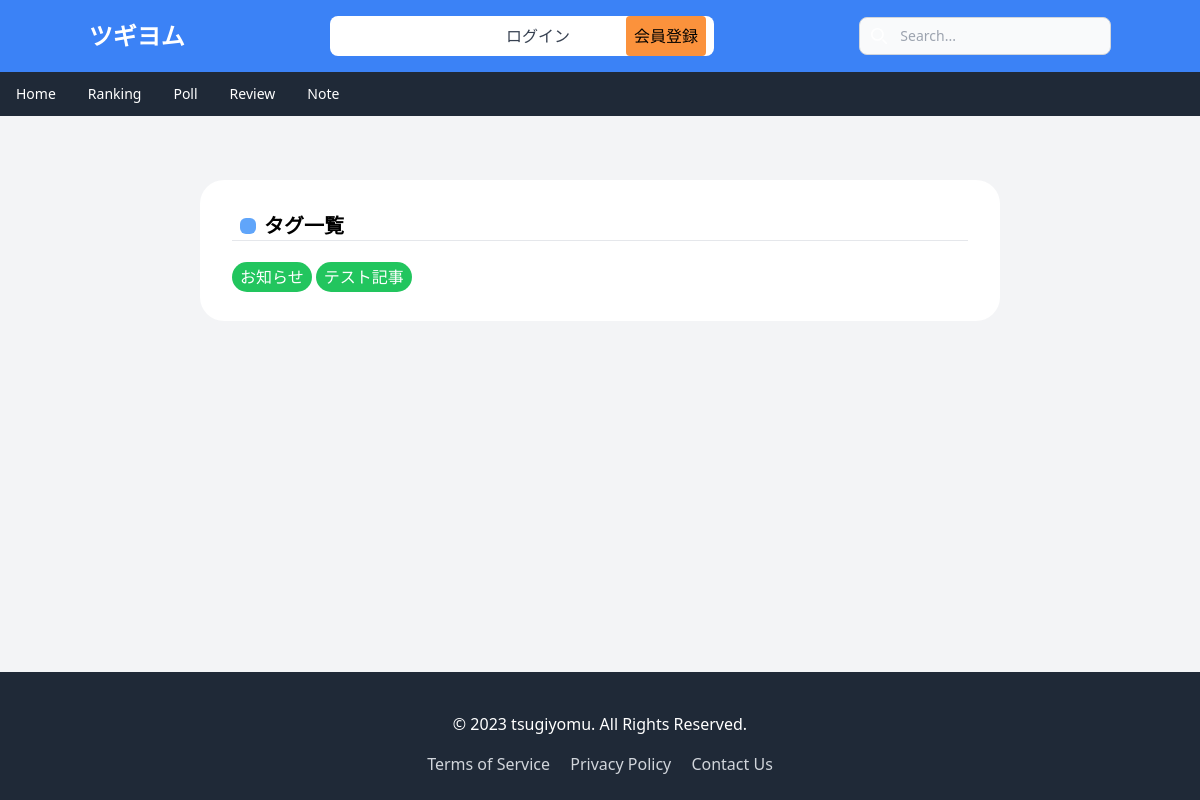
The page /note/tags/ on the database as committed earlier.
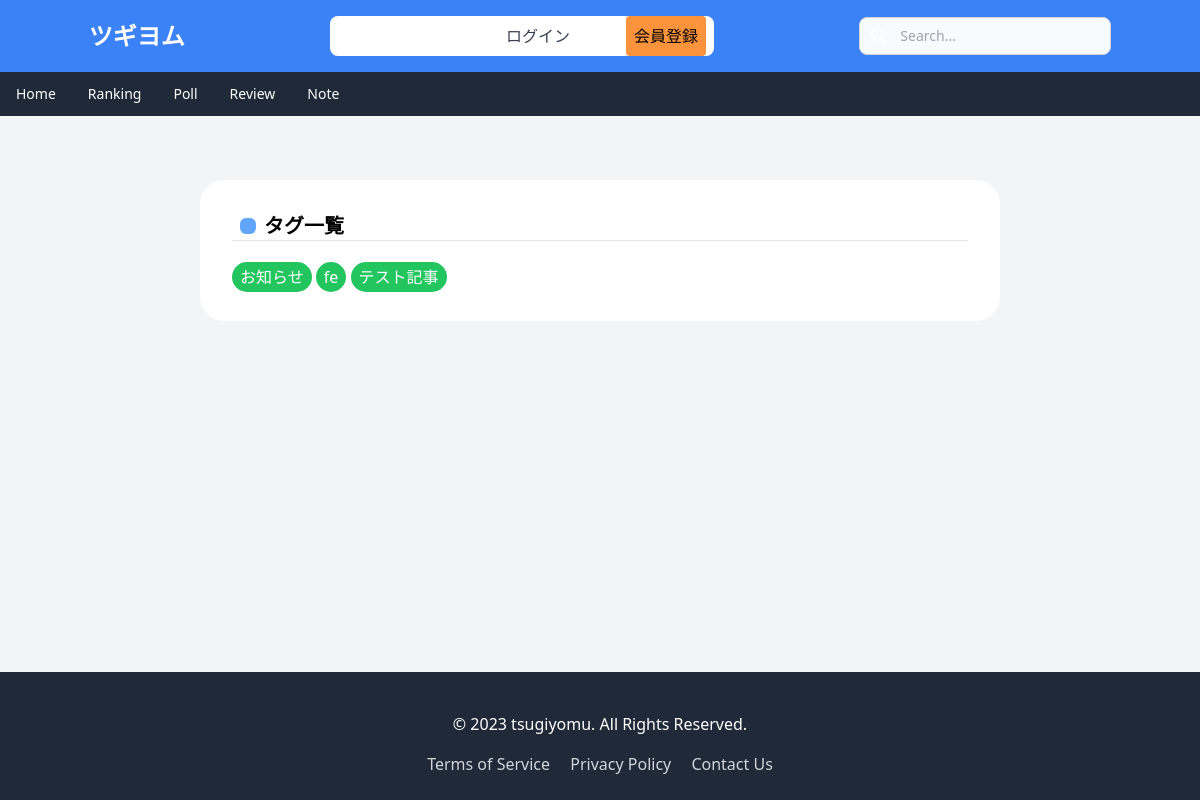
The same page on the database as committed later.
### api/models.py (models this page shows, shortened)
class Tag(models.Model):
    title = models.CharField(max_length=255)

### blog/views.py (the view)
# urls.py: path('tags/',             ShowTagsView.as_view(), name='show_all_tags'),
class ShowTagsView(View):
  def get(self,request):
    tags = Tag.objects.annotate(num_blogs=Count('blog')).order_by('-num_blogs')
    context = {
        'tags': tags,
    }
    return render(request, 'show_all_tags.html', context)
  pass

### blog/templates/show_all_tags.html
{% extends 'base.html' %}
{% block content %}
<div>
  <div class="bg-white w-11/12 md:w-2/3  mx-auto  p-8  my-8 md:my-16 rounded-3xl ">
  <div class="flex items-center">
    <div class="rounded-md inline-block bg-blue-400 w-4 h-4 mx-2"></div>
    <h1 class="text-xl font-bold">タグ一覧</h1>
  </div>
  <hr>
  <br>
  {% for tag in tags %}
    <a class=" bg-green-500 px-2 py-1 rounded-full text-white " href="{url 'show_blog_tag' tag.title}">{{tag.title}}</a>
  {% endfor %}
  </div>
</div>
{% endblock %}

### api/templates/base.html (shortened to what this page needs)
<!DOCTYPE html>
<html lang="ja">
<head>
  <script src="https://cdn.tailwindcss.com"></script>
  <link href="https://cdnjs.cloudflare.com/ajax/libs/font-awesome/5.15.1/css/all.min.css" rel="stylesheet">
</head>
<body class="flex flex-col min-h-screen bg-gray-100 ">
  <nav class="border-gray-200 bg-blue-500">
    <div class="max-w-screen-xl flex flex-wrap items-center justify-around mx-auto p-4">
    <a href="#" class="flex items-center">
        <span class="self-center text-2xl font-semibold whitespace-nowrap text-white">ツギヨム</span>
    </a>
    <div class="flex md:order-2">
      <div class="relative hidden md:block">
        <div class="absolute inset-y-0 left-0 flex items-center pl-3 pointer-events-none">
        </div>
        <form method="get" action="{% url 'search_books' %}" >
          <input type="text" name="q" value="{{ query }}" class="block w-full p-2 pl-10 text-sm text-gray-900 border border-gray-300 rounded-lg bg-gray-50 focus:ring-blue-500 focus:border-blue-500 dark:bg-gray-700 dark:border-gray-600 dark:placeholder-gray-400 dark:text-white dark:focus:ring-blue-500 dark:focus:border-blue-500" placeholder="Search...">
        </form>
        </div>
    </div>
      <div class="items-center justify-end hidden w-full md:flex md:w-auto md:order-1" id="navbar-search">
        <ul class="flex flex-col p-4 md:p-0 mt-4 font-medium border border-gray-100 rounded-lg bg-gray-50 md:flex-row md:space-x-8 md:mt-0 md:border-0 md:bg-white bg-gray-800 md:dark:bg-blue-500 dark:border-gray-700 text-white md:text-black">
          <li>
            <a href="{% url 'about' %}" class="block py-2 px-2 md:text-white rounded  hover:text-bg-blue-300  font-bold  mx-2">ツギヨムとは</a>
          </li>
          {% if request.user.is_authenticated %}
            <li>
              <a href="{% url 'account' %}" class="block py-2 px-2 font-bold  md:text-gray-700 rounded text-gray-900  md:bg-white mx-2">マイページ</a>
            </li>
            <li>
              <a href="{% url 'create_blog' %}" class="block py-2 px-2 font-bold  md:text-gray-700 rounded md:bg-white mx-2">記事を書く</a>
            </li>
          {% else %}
            <li>
              <a href="{% url 'login' %}" class="block py-2 px-2  md:text-gray-700 rounded md:bg-white mx-2 ">ログイン</a>
            </li>
            <li>
              <a href="{% url 'signup' %}" class="block py-2 px-2  rounded  md:bg-orange-400 mx-2">会員登録</a>
            </li>
          {% endif %}
        </ul>
      </div>
    </div>
  </nav>
  <nav class="bg-gray-800">
    <div class="max-w-screen-xl px-4 py-3 mx-auto">
        <div class="flex items-center">
            <ul class="flex flex-row font-medium mt-0 mr-6 space-x-8 text-sm">
                <li>
                    <a href="{% url 'index' %}" class="text-white hover:underline" aria-current="page">Home</a>
                </li>
                <li>
                    <a href="{% url 'ranking' %}" class="text-white hover:underline">Ranking</a>
                </li>
                <li>
                  <a a href="{% url 'poll' %}" class="text-white hover:underline">Poll</a>
                </li>
                <li>
                    <a href="{% url 'review' %}" class="text-white hover:underline">Review</a>
                </li>
                <li>
                  <a href="{% url 'blog_list' %}" class="text-white hover:underline">Note</a>
              </li>
            </ul>
        </div>
    </div>
</nav>
<div class=" flex-grow">
  {% block content %}
  {% endblock %}
</div>
<footer class="bg-gray-800 text-white py-6 pt-10">
  <div class="container mx-auto text-center">
      <p class="mb-4">© 2023  tsugiyomu. All Rights Reserved.</p>
      <div class="space-x-4">
          <a href="#" class="text-gray-300 hover:text-white">Terms of Service</a>
          <a href="#" class="text-gray-300 hover:text-white">Privacy Policy</a>
          <a href="#" class="text-gray-300 hover:text-white">Contact Us</a>
      </div>
  </div>
</footer>
</body>
</html>

Rows that differ between the two databases and show on the page:
added Tag: title "fe"
